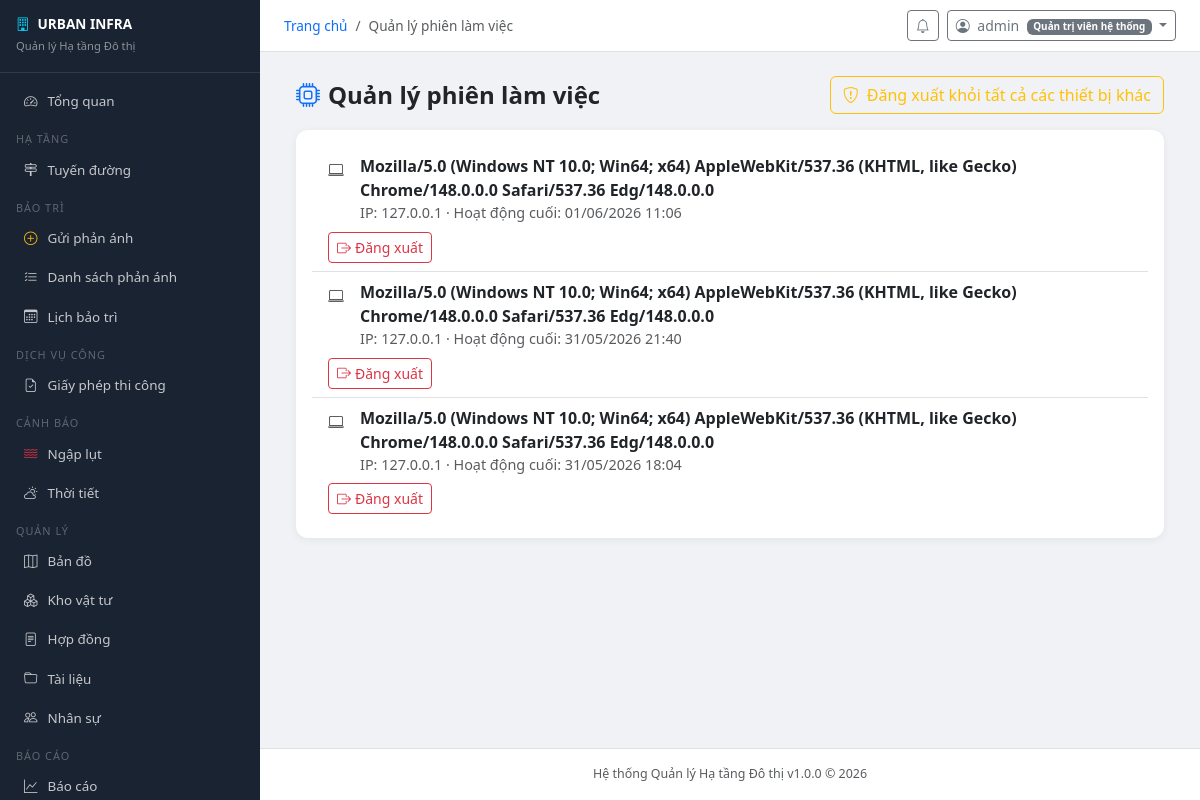
The app's page /accounts/sessions/ (signed in) with its own data.
### accounts/models.py (models this page shows, shortened)
class User(AbstractUser):
    ROLE_CHOICES = [
        ('admin', 'Quản trị viên hệ thống'),
        ('manager', 'Quản lý'),
        ('staff', 'Cán bộ kỹ thuật'),
        ('inspector', 'Kiểm định viên'),
        ('citizen', 'Người dân'),
    ]
    role = models.CharField('Vai trò', max_length=20, choices=ROLE_CHOICES, default='citizen')
    phone = models.CharField('Số điện thoại', max_length=15, blank=True)
    avatar = models.ImageField('Ảnh đại diện', upload_to='avatars/', blank=True, null=True)
    address = models.TextField('Địa chỉ', blank=True)
    district = models.CharField('Quận/Huyện', max_length=100, blank=True)
    ward = models.CharField('Phường/Xã', max_length=100, blank=True)
    is_locked = models.BooleanField('Bị khóa', default=False)
    locked_reason = models.TextField('Lý do khóa', blank=True)
    otp_secret = models.CharField(max_length=32, blank=True)
    two_factor_enabled = models.BooleanField('Xác thực 2 bước', default=False)
    created_at = models.DateTimeField('Ngày tạo', auto_now_add=True)
    updated_at = models.DateTimeField('Cập nhật', auto_now=True)
    class Meta:
        verbose_name = 'Người dùng'
        verbose_name_plural = 'Người dùng'
    @property
    def is_admin(self):
        return self.role == 'admin' or self.is_superuser
    @property
    def is_staff_member(self):
        return self.role in ('admin', 'manager', 'staff', 'inspector')

class UserSession(models.Model):
    user = models.ForeignKey(User, on_delete=models.CASCADE, related_name='sessions')
    session_key = models.CharField('Session key', max_length=40, unique=True)
    ip_address = models.GenericIPAddressField('Địa chỉ IP')
    device_info = models.CharField('Thiết bị', max_length=255, blank=True)
    last_activity = models.DateTimeField('Hoạt động cuối', auto_now=True)
    is_active = models.BooleanField('Đang hoạt động', default=True)
    created_at = models.DateTimeField(auto_now_add=True)
    class Meta:
        verbose_name = 'Phiên đăng nhập'
        verbose_name_plural = 'Phiên đăng nhập'
        ordering = ['-last_activity']

### accounts/views.py (the view)
# urls.py: path('sessions/', views.active_sessions_view, name='sessions'),
@login_required
def active_sessions_view(request):
    try:
        sessions = UserSession.objects.filter(user=request.user, is_active=True).order_by('-last_activity')
        return render(
            request,
            'accounts/sessions.html',
            {
                'sessions': sessions,
                'current_session_key': request.session.session_key,
                'page_title': 'Quản lý phiên làm việc',
            },
        )
    except Exception as exc:
        messages.error(request, f'Không thể tải danh sách phiên: {exc}')
        return render(
            request,
            'accounts/sessions.html',
            {'sessions': [], 'current_session_key': request.session.session_key, 'page_title': 'Quản lý phiên làm việc'},
        )

### urban_infra/context_processors.py (called while the page is built)
def global_context(request):
    context = {
        'SYSTEM_NAME': settings.SYSTEM_NAME,
        'SYSTEM_SHORT_NAME': settings.SYSTEM_SHORT_NAME,
        'SYSTEM_VERSION': settings.SYSTEM_VERSION,
    }
    if request.user.is_authenticated:
        from notifications.models import Notification
        context['unread_count'] = Notification.objects.filter(
            recipient=request.user, is_read=False
        ).count()
    return context

### accounts/templates/accounts/sessions.html (shortened to what this page needs)
{% extends "base.html" %}
{% block content %}
<div class="container">
  <div class="d-flex flex-wrap justify-content-between align-items-center gap-2 mb-3">
    <div class="d-flex align-items-center gap-2">
      <i class="bi bi-cpu fs-4 text-primary"></i>
      <h4 class="fw-bold mb-0">{{ page_title|default:"Quản lý phiên làm việc" }}</h4>
    </div>
    <form method="post" action="{% url 'accounts:logout_other_devices' %}">
      <button type="submit" class="btn btn-outline-warning">
        <i class="bi bi-shield-exclamation me-1"></i>
        Đăng xuất khỏi tất cả các thiết bị khác
      </button>
    </form>
  </div>
  <div class="card">
    <div class="card-body">
      <div class="list-group list-group-flush">
        {% for s in sessions %}
          <div class="list-group-item d-flex flex-wrap justify-content-between align-items-center gap-2">
            <div class="d-flex align-items-start gap-3">
              <div class="text-muted mt-1"><i class="bi bi-laptop"></i></div>
              <div>
                <div class="fw-semibold">
                  {{ s.device_info|default:"Thiết bị không xác định" }}
                </div>
                <div class="text-muted" style="font-size:.9rem">
                  IP: {{ s.ip_address|default:"-" }} · Hoạt động cuối: {{ s.last_activity|date:"d/m/Y H:i" }}
                </div>
              </div>
            </div>
            <div class="d-flex align-items-center gap-2">
              {% if current_session_key and s.session_key == current_session_key %}
                <span class="text-muted" style="font-size:.9rem">Đang sử dụng</span>
              {% else %}
                <form method="post" action="{% url 'accounts:revoke_session' s.pk %}">
                  <button type="submit" class="btn btn-outline-danger btn-sm">
                    <i class="bi bi-box-arrow-right me-1"></i>Đăng xuất
                  </button>
                </form>
              {% endif %}
            </div>
          </div>
        {% empty %}
          <div class="text-center text-muted py-4">
            Chưa có phiên nào đang hoạt động.
          </div>
        {% endfor %}
      </div>
    </div>
  </div>
</div>
{% endblock %}

### templates/base.html (shortened to what this page needs)
<!DOCTYPE html>
<html lang="vi">
<head>
<link rel="stylesheet" href="https://cdnjs.cloudflare.com/ajax/libs/bootstrap/5.3.2/css/bootstrap.min.css">
<link rel="stylesheet" href="https://cdnjs.cloudflare.com/ajax/libs/bootstrap-icons/1.11.3/font/bootstrap-icons.min.css">
</head>
<body>
{% if user.is_authenticated %}
<div class="sidebar" id="sidebar">
  <div class="brand">
    <h6><i class="bi bi-building me-2 text-info"></i>{{ SYSTEM_SHORT_NAME }}</h6>
    <small>Quản lý Hạ tầng Đô thị</small>
  </div>
  <nav class="py-2">
    <a href="{% url 'dashboard' %}" class="nav-link"><i class="bi bi-speedometer2"></i>Tổng quan</a>
    <div class="nav-section">Hạ tầng</div>
    <a href="{% url 'infrastructure:road_list' %}" class="nav-link"><i class="bi bi-signpost-2"></i>Tuyến đường</a>
    <div class="nav-section">Bảo trì</div>
    <a href="{% url 'maintenance:request_create' %}" class="nav-link"><i class="bi bi-plus-circle text-warning"></i>Gửi phản ánh</a>
    <a href="{% url 'maintenance:request_list' %}" class="nav-link"><i class="bi bi-list-check"></i>Danh sách phản ánh</a>
    <a href="{% url 'maintenance:schedule_list' %}" class="nav-link"><i class="bi bi-calendar3"></i>Lịch bảo trì</a>
    <div class="nav-section">Dịch vụ công</div>
    <a href="{% url 'permits:list' %}" class="nav-link"><i class="bi bi-file-earmark-check"></i>Giấy phép thi công</a>
    <div class="nav-section">Cảnh báo</div>
    <a href="{% url 'flood:alert_list' %}" class="nav-link"><i class="bi bi-water text-danger"></i>Ngập lụt</a>
    <a href="{% url 'weather:current' %}" class="nav-link"><i class="bi bi-cloud-sun"></i>Thời tiết</a>
    <div class="nav-section">Quản lý</div>
    <a href="{% url 'maps:map' %}" class="nav-link"><i class="bi bi-map"></i>Bản đồ</a>
    <a href="{% url 'inventory:material_list' %}" class="nav-link"><i class="bi bi-boxes"></i>Kho vật tư</a>
    <a href="{% url 'contracts:contract_list' %}" class="nav-link"><i class="bi bi-file-text"></i>Hợp đồng</a>
    <a href="{% url 'documents:list' %}" class="nav-link"><i class="bi bi-folder"></i>Tài liệu</a>
    {% if user.is_staff_member %}
    <a href="{% url 'hr:employee_list' %}" class="nav-link"><i class="bi bi-people"></i>Nhân sự</a>
    {% endif %}
    <div class="nav-section">Báo cáo</div>
    <a href="{% url 'reports:summary' %}" class="nav-link"><i class="bi bi-graph-up"></i>Báo cáo</a>
  </nav>
</div>
<div class="main-content">
  <div class="topbar">
    <div class="d-flex align-items-center gap-3">
      <nav>
        <ol class="breadcrumb mb-0" style="font-size:.85rem">
          <li class="breadcrumb-item"><a href="/" class="text-decoration-none">Trang chủ</a></li>
          {% if page_title %}<li class="breadcrumb-item active">{{ page_title }}</li>{% endif %}
        </ol>
      </nav>
    </div>
    <div class="d-flex align-items-center gap-2">
      <a href="{% url 'notifications:list' %}" class="btn btn-sm btn-outline-secondary position-relative">
        <i class="bi bi-bell"></i>
      </a>
      <div class="dropdown">
        <button class="btn btn-sm btn-outline-secondary dropdown-toggle" data-bs-toggle="dropdown">
          <i class="bi bi-person-circle me-1"></i>
          {{ user.get_full_name|default:user.username }}
          <span class="badge bg-secondary ms-1" style="font-size:.62rem">{{ user.get_role_display }}</span>
        </button>
      </div>
    </div>
  </div>
  <div class="content-area">
{% endif %}
{% block content %}{% endblock %}
{% if user.is_authenticated %}
  </div>
  <footer class="text-center py-3 text-muted"
          style="font-size:.78rem; border-top:1px solid #e0e0e0; background:#fff;">
    {{ SYSTEM_NAME }} v{{ SYSTEM_VERSION }} &copy; {% now "Y" %}
  </footer>
</div>
{% else %}
</div>
{% endif %}
</body>
</html>

### templates/base.html (style rules this page uses)
:root { --sidebar-width: 260px; --sidebar-bg: #1a2332; --sidebar-hover: #2c3e55; }
body { font-family: 'Segoe UI', sans-serif; background: #f0f2f5; }
.sidebar { width: var(--sidebar-width); height: 100vh; background: var(--sidebar-bg); position: fixed; top: 0; left: 0; z-index: 1000; overflow-y: auto; }
.sidebar .brand { padding: 16px; border-bottom: 1px solid rgba(255,255,255,.1); }
.sidebar .brand h6 { color: #fff; font-weight: 700; margin: 0; font-size: .85rem; }
.sidebar .brand small { color: rgba(255,255,255,.5); font-size: .7rem; }
.sidebar .nav-link { color: rgba(255,255,255,.75); padding: 9px 16px; border-radius: 6px; margin: 1px 8px; font-size: .84rem; display: flex; align-items: center; gap: 10px; text-decoration: none; }
.nav-section { color: rgba(255,255,255,.3); font-size: .68rem; text-transform: uppercase; letter-spacing: 1px; padding: 10px 16px 2px; }
.main-content { margin-left: var(--sidebar-width); min-height: 100vh; display: flex; flex-direction: column; }
.topbar { background: #fff; padding: 10px 24px; border-bottom: 1px solid #e0e0e0; display: flex; align-items: center; justify-content: space-between; position: sticky; top: 0; z-index: 100; }
.content-area { padding: 24px; flex: 1; }
.card { border: none; border-radius: 12px; box-shadow: 0 2px 8px rgba(0,0,0,.06); }

### records on screen
User: get_full_name "admin", role "Quản trị viên hệ thống"
UserSession: device_info "Mozilla/5.0 (Windows NT 10.0; Win64; x64) AppleWebKit/537.36 (KHTML, like Gecko) Chrome/148.0.0.0 Safari/537.36 Edg/148.0.0.0", ip_address "127.0.0.1", last_activity "01/06/2026 11:06", shows "Đăng xuất"
UserSession: device_info "Mozilla/5.0 (Windows NT 10.0; Win64; x64) AppleWebKit/537.36 (KHTML, like Gecko) Chrome/148.0.0.0 Safari/537.36 Edg/148.0.0.0", ip_address "127.0.0.1", last_activity "31/05/2026 21:40", shows "Đăng xuất"
UserSession: device_info "Mozilla/5.0 (Windows NT 10.0; Win64; x64) AppleWebKit/537.36 (KHTML, like Gecko) Chrome/148.0.0.0 Safari/537.36 Edg/148.0.0.0", ip_address "127.0.0.1", last_activity "31/05/2026 18:04", shows "Đăng xuất"

### other values on screen
{{ SYSTEM_SHORT_NAME }} "URBAN INFRA"
{{ page_title }} "Quản lý phiên làm việc"
{{ page_title|default:"Quản lý phiên làm việc" }} "Quản lý phiên làm việc"
{{ SYSTEM_NAME }} "Hệ thống Quản lý Hạ tầng Đô thị"
{{ SYSTEM_VERSION }} "1.0.0"
